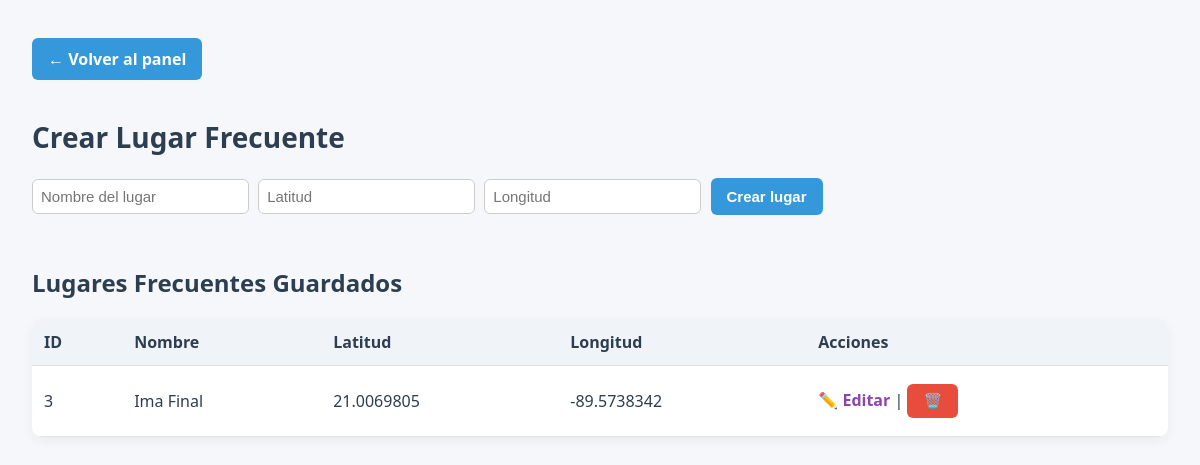
The page /admin/crear_lugar (signed in) on the database as committed earlier.
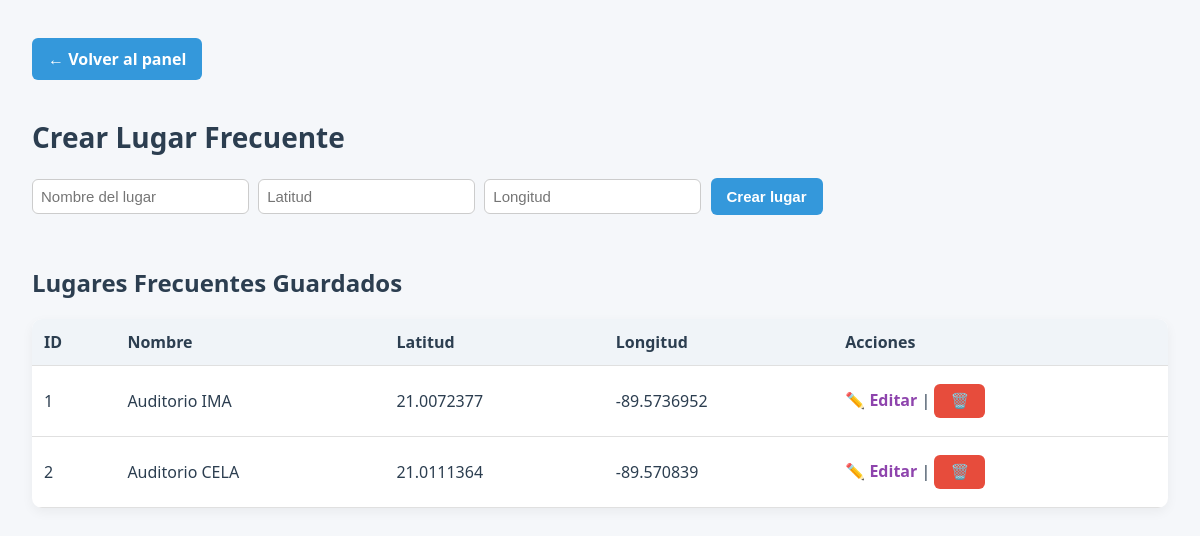
The same page on the database as committed later.
### app/models.py (models this page shows, shortened)
class LugarFrecuente(db.Model):
    id = db.Column(db.Integer, primary_key=True)
    nombre = db.Column(db.String(100), nullable=False, unique=True)
    latitud = db.Column(db.String(50), nullable=False)
    longitud = db.Column(db.String(50), nullable=False)

### app/routes.py (the view, shortened to what this page needs)
@app.route('/admin/crear_lugar', methods=['GET', 'POST'])
def crear_lugar():
    if 'admin_id' not in session:
        return redirect(url_for('login'))
    lugares = LugarFrecuente.query.all()
    return render_template('crear_lugar.html', lugares=lugares)

### app/__init__.py (called while the page is built)
@app.before_request
def mantener_sesion_activa():
    session.permanent = True

### app/templates/crear_lugar.html (shortened to what this page needs)
<!DOCTYPE html>
<html lang="es">
<head>
    <link rel="stylesheet" href="{{ url_for('static', filename='css/admin.css') }}">
</head>
<body>
    <a href="{{ url_for('panel_admin') }}" class="btn-primary">← Volver al panel</a>
    <h1>Crear Lugar Frecuente</h1>
    <form method="POST" style="margin-bottom: 2rem;">
        <input type="text" name="nombre" placeholder="Nombre del lugar" required>
        <input type="text" name="latitud" placeholder="Latitud" required>
        <input type="text" name="longitud" placeholder="Longitud" required>
        <button type="submit" class="btn-primary">Crear lugar</button>
    </form>
    {% if lugares %}
    <h2>Lugares Frecuentes Guardados</h2>
    <table>
        <thead>
            <tr>
                <th>ID</th>
                <th>Nombre</th>
                <th>Latitud</th>
                <th>Longitud</th>
                <th>Acciones</th>
            </tr>
        </thead>
        <tbody>
            {% for lugar in lugares %}
            <tr>
                <td>{{ lugar.id }}</td>
                <td>{{ lugar.nombre }}</td>
                <td>{{ lugar.latitud }}</td>
                <td>{{ lugar.longitud }}</td>
                <td>
                    <a href="{{ url_for('editar_lugar', id=lugar.id) }}">✏️ Editar</a>
                    |
                    <form action="{{ url_for('eliminar_lugar', id=lugar.id) }}" method="POST" style="display:inline;">
                        <button type="submit" onclick="return confirm('¿Eliminar este lugar?')" class="btn-danger">🗑️</button>
                    </form>
                </td>
            </tr>
            {% endfor %}
        </tbody>
    </table>
    {% else %}
    <p>No hay lugares frecuentes guardados todavía.</p>
    {% endif %}
</body>
</html>

### app/static/css/admin.css (style rules this page uses)
body { font-family: Arial, sans-serif; background-color: #f5f5f5; padding: 2rem; margin: 0; color: #2c3e50; }
h1 { font-size: 28px; margin-bottom: 1rem; color: #2c3e50; }
select, input[type="text"] { padding: 8px; font-size: 15px; border-radius: 6px; border: 1px solid #ccc; margin-bottom: 10px; max-width: 100%; }
button { cursor: pointer; border: none; padding: 6px 10px; border-radius: 5px; font-weight: bold; margin-left: 4px; }
.btn-primary { background-color: #3498db; color: white; padding: 8px 16px; border-radius: 6px; font-weight: bold; transition: background-color 0.2s ease; }
.btn-danger { background-color: #e74c3c; color: white; padding: 8px 16px; border-radius: 6px; font-weight: bold; transition: background-color 0.2s ease; }
a { color: #8e44ad; text-decoration: none; font-weight: bold; display: inline-block; margin: 6px 0; }
table { width: 100%; border-collapse: collapse; margin-top: 20px; background-color: white; border-radius: 10px; overflow: hidden; box-shadow: 0 4px 10px rgba(0,0,0,0.05); }
th { background-color: #f0f4f8; font-weight: bold; }
th, td { padding: 12px; border-bottom: 1px solid #ddd; text-align: left; }
body { font-family: 'Segoe UI', Tahoma, Geneva, Verdana, sans-serif; background-color: #f5f7fa; margin: 0; padding: 2rem; color: #2c3e50; }
h1, h2 { color: #2c3e50; margin-bottom: 1rem; }
a { color: #8e44ad; font-weight: bold; text-decoration: none; }
form input, form button { padding: 10px; margin: 6px 5px 6px 0; font-size: 15px; border-radius: 6px; border: 1px solid #ccc; }
form button { background-color: #6c5ce7; color: white; font-weight: bold; border: none; cursor: pointer; transition: background-color 0.3s; }
.btn-primary { display: inline-block; background-color: #3498db; color: white; padding: 10px 16px; border-radius: 6px; margin-bottom: 1.2rem; font-weight: bold; text-decoration: none; }
table { width: 100%; background-color: white; border-collapse: collapse; margin-top: 20px; border-radius: 10px; box-shadow: 0 4px 12px rgba(0, 0, 0, 0.05); overflow: hidden; }
th, td { padding: 12px; border-bottom: 1px solid #e0e0e0; text-align: left; }
button { cursor: pointer; border: none; padding: 6px 10px; border-radius: 5px; font-weight: bold; margin: 0 2px; }

Rows that differ between the two databases and show on the page:
removed LugarFrecuente: id "3", nombre "Ima Final", latitud "21.0069805", longitud "-89.5738342"
added LugarFrecuente: id "1", nombre "Auditorio IMA", latitud "21.0072377", longitud "-89.5736952"
added LugarFrecuente: id "2", nombre "Auditorio CELA", latitud "21.0111364", longitud "-89.570839"
